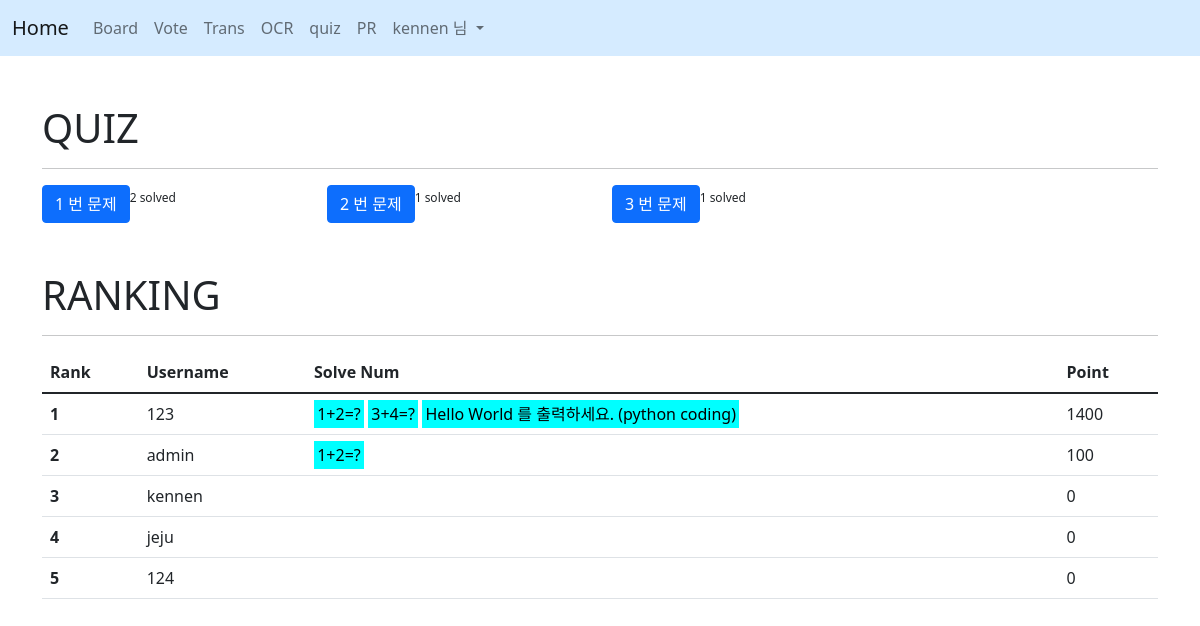
Page /quiz/ (signed in) on the committed database.
### acc/models.py (models this page shows)
class User(AbstractUser):
    userpic = models.ImageField(upload_to="usr/%y", blank=True)
    nickname = models.CharField(max_length=30, blank=True)
    comment = models.TextField(blank=True)
    point = models.IntegerField(default=0)
    pass

### quiz/models.py (models this page shows)
class Quiz(models.Model):
    question = models.TextField()
    answer = models.TextField()
    solver = models.ManyToManyField(User, blank=True)
    point = models.IntegerField()

### quiz/views.py (the view)
# urls.py: path('', views.index, name="index"),
def index(request):
    q = Quiz.objects.all()
    u = User.objects.all().order_by("-point")
    context = {
        'con' : q,
        'u' : u
    }
    return render(request, "quiz/index.html", context)

### template/quiz/index.html (shortened to what this page needs)
{% extends 'base.html' %}
{% block content %}
<div class="container mt-5 mb-5">
    <h1>QUIZ</h1>
    <hr>
    <div class="row mb-5">
        {% for i in con %}
        <div class="col-lg-3">
            <button type="button" class="btn {% if user in i.solver.all %}btn-secondary disabled{%else%}btn-primary{%endif%}" data-bs-toggle="modal" data-bs-target="#exampleModal{{forloop.counter}}">
                {{ forloop.counter }} 번 문제
            </button><sup>{{ i.solver.all.count }} solved</sup>
        </div>
        {% endfor %}
    </div>
    <h1>RANKING</h1>
    <hr>
    <table class="table">
        <thead>
            <tr>
                <th scope="col">Rank</th>
                <th scope="col">Username</th>
                <th scope="col">Solve Num</th>
                <th scope="col">Point</th>
            </tr>
        </thead>
        <tbody>
            {% for i in u %}
                <tr>
                    <th scope="row">{{ forloop.counter }}</th>
                    <td>{{ i.username }}</td>
                    <td>
                        {% for j in i.quiz_set.all %}
                         <mark style="background-color: aqua;">{{ j.question }}</mark>
                        {% endfor %}
                    </td>
                    <td>{{ i.point }}</td>
                </tr>
            {% endfor %}
        </tbody>
    </table>
</div>
{% endblock %}

### template/base.html (shortened to what this page needs)
<!doctype html>
<html lang="en">
<head>
    <link href="https://cdn.jsdelivr.net/npm/bootstrap@5.1.1/dist/css/bootstrap.min.css" rel="stylesheet">
</head>
<body>
    {% if request.user.is_authenticated %}
        <nav class="navbar navbar-expand-lg navbar-light" style="background-color: #068bff2b;">
            <div class="container-fluid">
                <a class="navbar-brand" href="{% url 'acc:index' %}">Home</a>
                <div class="collapse navbar-collapse" id="navbarNavDropdown">
                    <ul class="navbar-nav">
                        <li class="nav-item">
                            <a class="nav-link" href="{% url 'board:index' %}">Board</a>
                        </li>
                        <li class="nav-item">
                            <a class="nav-link" href="{% url 'vote:index' %}">Vote</a>
                        </li>
                        <li class="nav-item">
                            <a class="nav-link" href="{% url 'trans:index' %}">Trans</a>
                        </li>
                        <li class="nav-item">
                            <a class="nav-link" href="{% url 'ocr:index' %}">OCR</a>
                        </li>
                        <li class="nav-item">
                            <a class="nav-link" href="{% url 'quiz:index' %}">quiz</a>
                        </li>
                        <li class="nav-item">
                            <a class="nav-link" href="{% url 'pdfread:index' %}">PR</a>
                        </li>
                        <li class="nav-item dropdown">
                            <a class="nav-link dropdown-toggle" href="#" id="navbarDropdown" role="button" data-bs-toggle="dropdown" aria-expanded="false">
                                {{ user.username }} 님
                            </a>
                        </li>
                    </ul>
                </div>
            </div>
        </nav>
        {% block content %}{% endblock %}
    {% endif %}
</body>
</html>

### rows in the picture
User: username "kennen", point "0"
Quiz: solver.all.count "2", question "1+2=?"
Quiz: solver.all.count "1", question "3+4=?"
Quiz: solver.all.count "1", question "Hello World 를 출력하세요. (python coding)"
User: username "123", point "1400"
User: username "admin", point "100"
User: username "jeju", point "0"
User: username "124", point "0"
